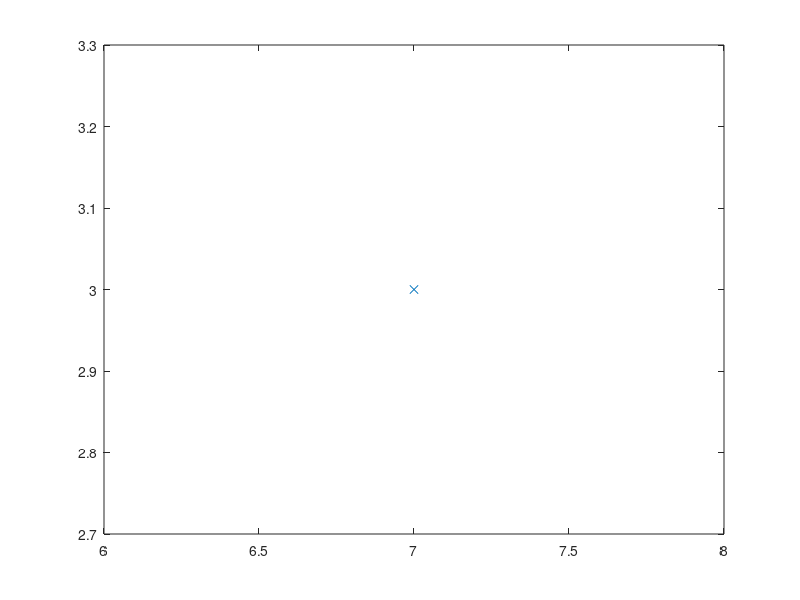

Write MATLAB code to recreate this figure.


%center
x2 = 0; 
y2 = 0;

%location of receiver A
x1 = 0; 
y1 = 10; 

%location of receiver C
x3 = 10; 
y3 = 0;

%epicenter
epicenter = [7 3];


R1 = sqrt((epicenter(1) - x1)^2+(epicenter(2) - y1)^2);
R2 = sqrt((epicenter(1) - x2)^2+(epicenter(2) - y2)^2); 
R3 = sqrt((epicenter(1) - x3)^2+(epicenter(2) - y3)^2); 

%recordered TDOA
R12 = R1 - R2 ;
R21 = -R12;
R32 = R3 - R2;
R23 = -R32;
R13 =  R1 - R3;
R31 = -R13;

X = 5-1/20/(4*R32^2+4*R12^2-400)*(400*R12-4*R12^3+8*R32*R12^2+4*R32^3-400*R32-4*(2000000-200*R12^3*R32+400*R32^2*R12^2+100*R12^4+100*R32^4-R12^4*R32^2+2*R12^3*R32^3-200*R12*R32^3-R32^4*R12^2+20000*R12*R32-30000*R32^2-30000*R12^2)^(1/2))*R32+1/20*R32^2;

%X = 1/2/(400*R12^2+400*R32^2-40000)*(-40*R32^2*R12^2+4000*R12^2-400000+4000*R32^2-4000*R12*R32+40*R12^3*R32+40*(100*R32^6-30000*R32^2*R12^2-30000*R32^4+100*R12^4*R32^2-200*R12^3*R32^3+20000*R12*R32^3-R32^4*R12^4+400*R32^4*R12^2+2000000*R32^2-200*R12*R32^5+2*R12^3*R32^5-R32^6*R12^2)^(1/2)); 

Y = 5-1/20/(4*R32^2+4*R12^2-400)*(400*R12-4*R12^3+8*R32*R12^2+4*R32^3-400*R32-4*(2000000-200*R12^3*R32+400*R32^2*R12^2+100*R12^4+100*R32^4-R12^4*R32^2+2*R12^3*R32^3-200*R12*R32^3-R32^4*R12^2+20000*R12*R32-30000*R32^2-30000*R12^2)^(1/2))*R12-1/20*R12^2+1/10*R12*R32;
 
% Y = 1/20*(100*R32+10*R12/(400*R12^2+400*R32^2-40000)*(-40*R32^2*R12^2+4000*R12^2-400000+4000*R32^2-4000*R12*R32+40*R12^3*R32+40*(100*R32^6-30000*R32^2*R12^2-30000*R32^4+100*R12^4*R32^2-200*R12^3*R32^3+20000*R12*R32^3-R32^4*R12^4+400*R32^4*R12^2+2000000*R32^2-200*R12*R32^5+2*R12^3*R32^5-R32^6*R12^2)^(1/2))-100*R12-R32*R12^2+R32^2*R12)/R32;

figure(4)
plot(X, Y, 'x'); 
